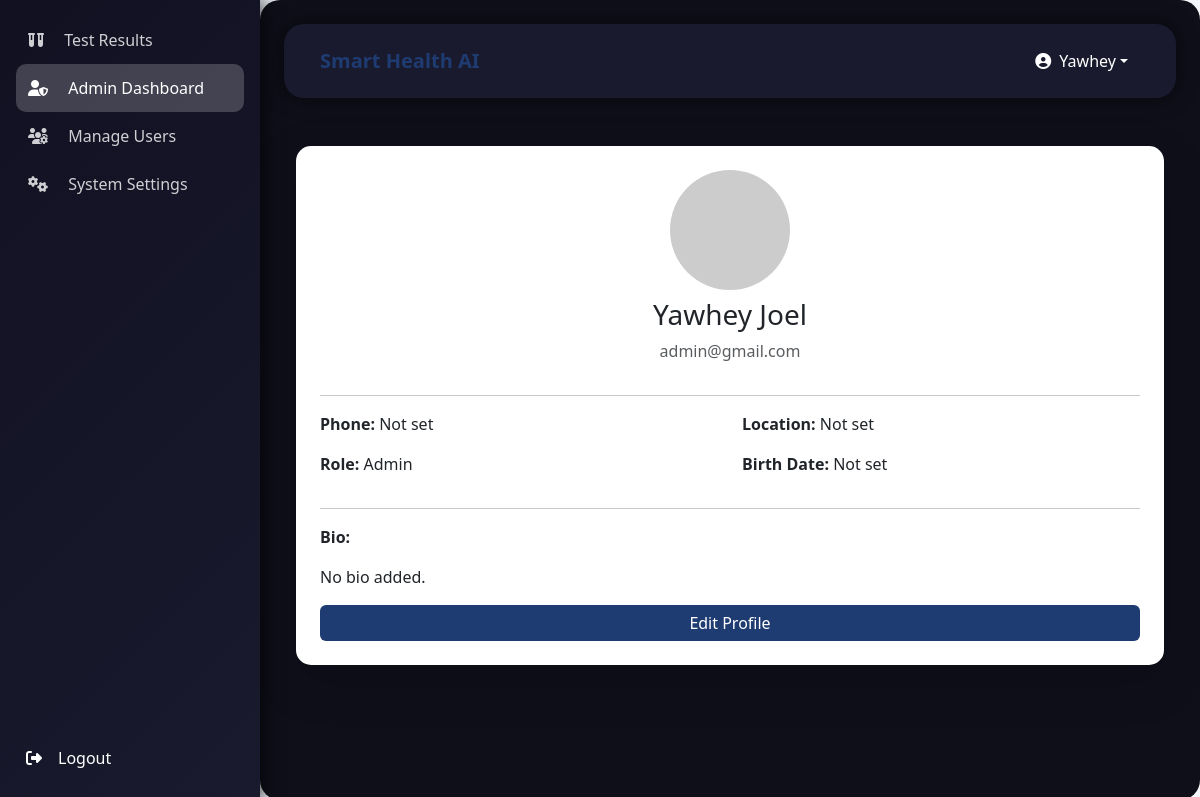
Page /accounts/profile/ (signed in) on the earlier database version.
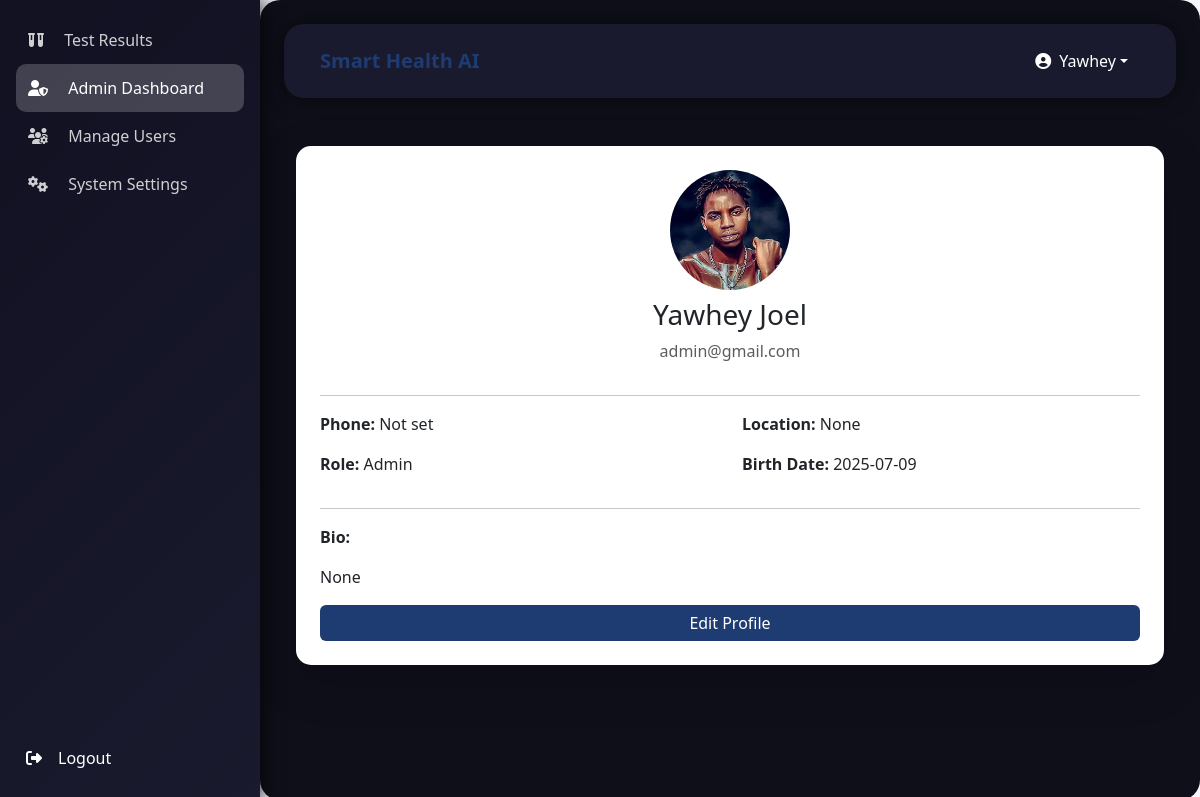
Same page on the later database version.
### accounts/models.py (models this page shows, shortened)
class Account(AbstractBaseUser, PermissionsMixin):
    first_name = models.CharField(max_length=50)
    last_name = models.CharField(max_length=50)
    email = models.EmailField(max_length=100, unique=True)
    phone_number = models.CharField(max_length=50, blank=True)
    date_joined = models.DateTimeField(auto_now_add=True)
    last_login = models.DateTimeField(auto_now=True)
    role = models.CharField(max_length=20, default='user')
    is_staff = models.BooleanField(default=False)
    is_active = models.BooleanField(default=False)
    is_superuser = models.BooleanField(default=False)
    USERNAME_FIELD = 'email'  # Use email as the unique identifier
    REQUIRED_FIELDS = ['first_name', 'last_name']  # Removed 'username'
    objects = MyAccountManager()

class Profile(models.Model):  # ✅ Make sure this inherits from models.Model
    user = models.OneToOneField(
        settings.AUTH_USER_MODEL,
        on_delete=models.CASCADE,
        related_name='profile'
    )
    bio = models.TextField(blank=True, null=True)
    profile_picture = models.ImageField(upload_to='profile_pics/', blank=True, null=True)
    location = models.CharField(max_length=100, blank=True, null=True)
    birth_date = models.DateField(blank=True, null=True)

### accounts/views.py (the view)
# urls.py: path('profile/', views.profile_view, name='profile'),
@login_required
def profile_view(request):
    return render(request, 'pages/profile.html', {'user': request.user})

### templates/pages/profile.html (shortened to what this page needs)
{% extends 'base.html' %}
{% block content %}
<div class="container mt-5">
  <div class="card shadow-lg p-4">
    <div class="text-center">
      {% if user.profile.profile_picture %}
        <img src="{{ user.profile.profile_picture.url }}" class="rounded-circle" width="120" alt="Profile Picture">
      {% else %}
        <img src="https://via.placeholder.com/120" class="rounded-circle" alt="Default Profile Picture">
      {% endif %}
      <h3 class="mt-2">{{ user.first_name }} {{ user.last_name }}</h3>
      <p class="text-muted">{{ user.email }}</p>
    </div>
    <hr />
    <div class="row">
      <div class="col-md-6">
        <p><strong>Phone:</strong> {{ user.phone_number|default:"Not set" }}</p>
        <p><strong>Role:</strong> {{ user.role|capfirst }}</p>
      </div>
      <div class="col-md-6">
        <p><strong>Location:</strong> {{ user.profile.location|default:"Not set" }}</p>
        <p><strong>Birth Date:</strong>
          {% if user.profile.birth_date %}
            {{ user.profile.birth_date|date:"Y-m-d" }}
          {% else %}
            Not set
          {% endif %}
        </p>
      </div>
    </div>
    <hr />
    <p><strong>Bio:</strong></p>
    <p>{{ user.profile.bio|default:"No bio added." }}</p>
    <a href="{% url 'edit_profile' %}" class="btn btn-primary">Edit Profile</a>
  </div>
</div>
{% endblock %}

### templates/base.html (shortened to what the changed rows need)
<!DOCTYPE html>
<html lang="en">
  <head>
    {% load static %}
    <link
      href="https://cdn.jsdelivr.net/npm/bootstrap@5.3.0/dist/css/bootstrap.min.css"
      rel="stylesheet"
    />
    <link
      href="https://cdnjs.cloudflare.com/ajax/libs/font-awesome/6.3.0/css/all.min.css"
      rel="stylesheet"
    />
    <link href="{% static 'css/base.css' %}" rel="stylesheet" />
  </head>
  <body>
    <div class="d-flex">
      <div class="content w-100 p-4">
        <nav class="navbar navbar-expand-lg navbar-light">
          <div class="container-fluid">
            <div class="collapse navbar-collapse" id="navbarNav">
              <ul class="navbar-nav ms-auto align-items-center">
                <li class="nav-item dropdown">
                  <a
                    class="nav-link dropdown-toggle d-flex align-items-center"
                    href="#"
                    id="navbarDropdown"
                    role="button"
                    data-bs-toggle="dropdown"
                    aria-expanded="false"
                  >
                    <i class="fas fa-user-circle me-2"></i>
                    <span>
                      {% if request.user.first_name %}
                      {{ request.user.first_name }}
                    {% else %}
                      {{ request.user.username }}
                    {% endif %}
                    </span>
                  </a>
                </li>
              </ul>
            </div>
          </div>
        </nav>
        {% block content %}{% endblock %}
      </div>
    </div>
  </body>
</html>

Differences in the rows shown:
changed Account "Yawhey": profile.location (not shown) → "None"; profile.birth_date (not shown) → "2025-07-09"; profile.bio (not shown) → "None"
Other differences:
{{ user.profile.location|default:"Not set" }}: "Not set" → (not shown)
{{ user.profile.bio|default:"No bio added." }}: "No bio added." → (not shown)
text no longer shown: "Not set"
